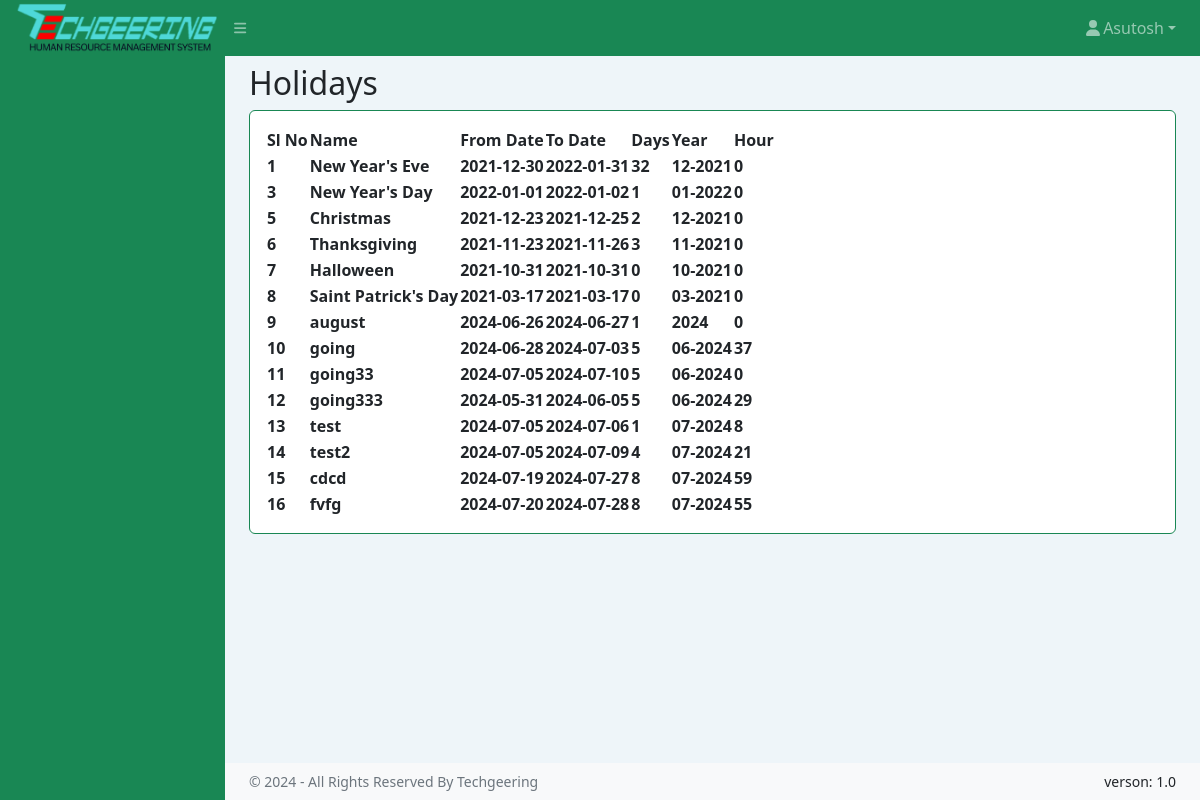
The page /holiday.php on the database its author committed.
### tables this page shows
CREATE TABLE `holiday` (
  `id` int(11) NOT NULL,
  `holiday_name` varchar(256) DEFAULT NULL,
  `from_date` varchar(64) DEFAULT NULL,
  `to_date` varchar(64) DEFAULT NULL,
  `number_of_days` varchar(64) DEFAULT NULL,
  `year` varchar(64) DEFAULT NULL,
  `number_of_holiday_hour` int(11) DEFAULT NULL
);

### holiday.php (the view, shortened to what this page needs)
<!DOCTYPE html>
<html lang="en">
<head>
    <link href="https://cdn.jsdelivr.net/npm/simple-datatables@7.1.2/dist/style.min.css" rel="stylesheet" />
    <link href="assets/css/styles.css" rel="stylesheet" />
</head>
<body class="sb-nav-fixed">
    <?php include 'common/topnav.php' ?>
    <div id="layoutSidenav">
        <?php include 'common/sidenav.php' ?>
        <div id="layoutSidenav_content">
            <main>
                <div class="container-fluid px-4">
                    <div class="d-flex justify-content-between align-items-center">
                        <h2 class="my-2">Holidays</h2>
                    </div>
                    <div class="card mb-4">
                        <div class="card-body">
                            <table id="datatablesSimple">
                                <thead>
                                    <tr>
                                        <th>Sl No</th>
                                        <th>Name</th>
                                        <th>From Date</th>
                                        <th>To Date</th>
                                        <th>Days</th>
                                        <th>Year</th>
                                        <th>Hour</th>
                                    </tr>
                                </thead>
                                <tbody>
                                    <?php
                                    include "common/conn.php";
                                    $sql = "SELECT * FROM holiday";
                                    $result = $conn->query($sql);
                                    if ($result->num_rows > 0) {
                                        while ($row = $result->fetch_assoc()) {
                                            ?>
                                            <tr>
                                                <th><?php echo $row["id"]; ?></th>
                                                <th><?php echo $row["holiday_name"]; ?></th>
                                                <th><?php echo $row["from_date"]; ?></th>
                                                <th><?php echo $row["to_date"]; ?></th>
                                                <th><?php echo $row["number_of_days"]; ?></th>
                                                <th><?php echo $row["year"]; ?></th>
                                                <th><?php echo $row["number_of_holiday_hour"]; ?></th>
                                            </tr>
                                            <?php
                                        }
                                    } else {
                                        echo "0 results";
                                    }
                                    ?>
                                </tbody>
                            </table>
                        </div>
                    </div>
                </div>
            </main>
            <?php include 'common/copyrightfooter.php' ?>
        </div>
    </div>
</body>
</html>

### rows shown on the page
holiday: id "1", holiday_name "New Year's Eve", from_date "2021-12-30", to_date "2022-01-31", number_of_days "32", year "12-2021", number_of_holiday_hour "0"
holiday: id "3", holiday_name "New Year's Day", from_date "2022-01-01", to_date "2022-01-02", number_of_days "1", year "01-2022", number_of_holiday_hour "0"
holiday: id "5", holiday_name "Christmas", from_date "2021-12-23", to_date "2021-12-25", number_of_days "2", year "12-2021", number_of_holiday_hour "0"
holiday: id "6", holiday_name "Thanksgiving", from_date "2021-11-23", to_date "2021-11-26", number_of_days "3", year "11-2021", number_of_holiday_hour "0"
holiday: id "7", holiday_name "Halloween", from_date "2021-10-31", to_date "2021-10-31", number_of_days "0", year "10-2021", number_of_holiday_hour "0"
holiday: id "8", holiday_name "Saint Patrick's Day", from_date "2021-03-17", to_date "2021-03-17", number_of_days "0", year "03-2021", number_of_holiday_hour "0"
holiday: id "9", holiday_name "august", from_date "2024-06-26", to_date "2024-06-27", number_of_days "1", year "2024", number_of_holiday_hour "0"
holiday: id "10", holiday_name "going", from_date "2024-06-28", to_date "2024-07-03", number_of_days "5", year "06-2024", number_of_holiday_hour "37"
holiday: id "11", holiday_name "going33", from_date "2024-07-05", to_date "2024-07-10", number_of_days "5", year "06-2024", number_of_holiday_hour "0"
holiday: id "12", holiday_name "going333", from_date "2024-05-31", to_date "2024-06-05", number_of_days "5", year "06-2024", number_of_holiday_hour "29"
holiday: id "13", holiday_name "test", from_date "2024-07-05", to_date "2024-07-06", number_of_days "1", year "07-2024", number_of_holiday_hour "8"
holiday: id "14", holiday_name "test2", from_date "2024-07-05", to_date "2024-07-09", number_of_days "4", year "07-2024", number_of_holiday_hour "21"
holiday: id "15", holiday_name "cdcd", from_date "2024-07-19", to_date "2024-07-27", number_of_days "8", year "07-2024", number_of_holiday_hour "59"
holiday: id "16", holiday_name "fvfg", from_date "2024-07-20", to_date "2024-07-28", number_of_days "8", year "07-2024", number_of_holiday_hour "55"
